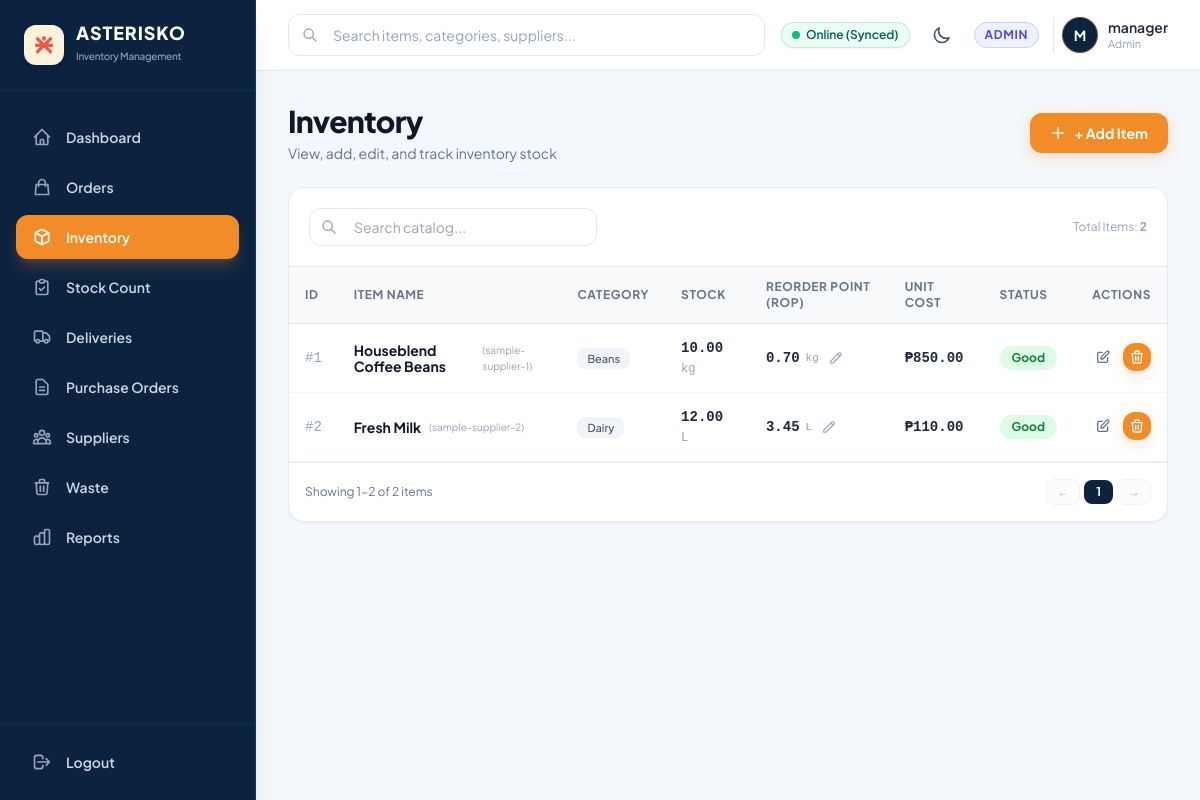
Screenshot of /pages/manage_items.php (signed in) with the database file from the repository.
### pages/manage_items.php (the view, shortened to what this page needs)
<?php
require_once __DIR__ . '/../config/db.php';
$items = $pdo->query("
    SELECT si.*, si.NAME AS NAME, si.NAME AS name, s.NAME AS supplier_name
    FROM stock_items si
    LEFT JOIN suppliers s ON s.id = si.supplier_id
    ORDER BY si.is_active DESC, si.category, si.NAME
")->fetchAll(PDO::FETCH_ASSOC);
?>
<!DOCTYPE html>
<html lang="en">
<head>
    <?php require_once __DIR__ . '/../includes/head.php'; ?>
</head>
<body class="bg-[#F4F7FB] dark:bg-[#071526] text-slate-800 dark:text-slate-100 min-h-screen">
    <?php require_once __DIR__ . '/../includes/sidebar.php'; ?>
    <div class="lg:pl-64 flex flex-col min-h-screen">
        <?php require_once __DIR__ . '/../includes/topbar.php'; ?>
        <main class="flex-1 p-4 sm:p-6 lg:p-8 space-y-6 max-w-7xl w-full mx-auto">
            <div class="flex flex-col sm:flex-row sm:items-center sm:justify-between gap-4">
                <div>
                    <h1 class="text-2xl sm:text-3xl font-extrabold text-slate-900 dark:text-white tracking-tight">Inventory</h1>
                    <p class="text-sm text-slate-500 dark:text-slate-400 mt-1">View, add, edit, and track inventory stock</p>
                </div>
                <button onclick="openCreateModal()" class="btn-primary inline-flex items-center gap-2 px-5 py-2.5 rounded-xl text-sm font-bold shadow-md">
                    <svg class="w-4 h-4" fill="none" stroke="currentColor" viewBox="0 0 24 24"><path stroke-linecap="round" stroke-linejoin="round" stroke-width="2" d="M12 4v16m8-8H4"/></svg>
                    <span>+ Add Item</span>
                </button>
            </div>
            <div class="bg-white dark:bg-[#0C2340] rounded-2xl shadow-sm border border-slate-200/80 dark:border-[#15345C] overflow-hidden">
                <div class="p-4 sm:p-5 border-b border-slate-200 dark:border-[#15345C] flex flex-col sm:flex-row justify-between items-center gap-3">
                    <div class="relative w-full sm:w-72">
                        <div class="absolute inset-y-0 left-0 pl-3 flex items-center pointer-events-none text-slate-400">
                        </div>
                        <input type="text" id="item-search" placeholder="Search catalog..."
                               class="w-full !pl-10 !pr-4 py-2 bg-slate-50 dark:bg-[#07172C] text-xs rounded-xl border border-slate-200 dark:border-[#173863] focus:outline-none focus:border-[#F28C28] has-icon-left">
                    </div>
                    <span class="text-xs text-slate-400">Total Items: <b><?= count($items) ?></b></span>
                </div>
                <div class="overflow-x-auto">
                    <table class="w-full text-xs text-left" id="items-table">
                        <thead>
                            <tr>
                                <th>ID</th>
                                <th>Item Name</th>
                                <th>Category</th>
                                <th>Stock</th>
                                <th>Reorder Point (ROP)</th>
                                <th>Unit Cost</th>
                                <th>Status</th>
                                <th class="text-right">Actions</th>
                            </tr>
                        </thead>
                        <tbody>
                            <?php foreach ($items as $item):
                                $isLow = (float)$item['quantity'] <= (float)$item['reorder_point'];
                            ?>
                            <tr class="<?= !$item['is_active'] ? 'opacity-50 bg-slate-50 dark:bg-slate-900/30' : '' ?>">
                                <td class="font-mono text-slate-400">#<?= $item['id'] ?></td>
                                <td class="font-bold text-slate-900 dark:text-white">
                                    <div class="flex items-center gap-2">
                                        <span><?= htmlspecialchars($item['NAME'] ?? $item['name']) ?></span>
                                        <?php if (!empty($item['supplier_name'])): ?>
                                            <span class="text-[10px] text-slate-400 font-normal">(<?= htmlspecialchars($item['supplier_name']) ?>)</span>
                                        <?php endif; ?>
                                    </div>
                                </td>
                                <td>
                                    <span class="px-2.5 py-1 rounded-lg bg-slate-100 dark:bg-[#132E52] text-slate-600 dark:text-slate-300 text-[11px] font-medium">
                                        <?= htmlspecialchars($item['category']) ?>
                                    </span>
                                </td>
                                <td class="font-mono font-bold text-sm">
                                    <?= number_format($item['quantity'], 2) ?> <span class="text-xs font-normal text-slate-400"><?= htmlspecialchars($item['unit']) ?></span>
                                </td>
                                <td class="font-mono">
                                    <div class="inline-flex items-center gap-1.5 group">
                                        <span class="font-bold text-slate-800 dark:text-slate-200"><?= number_format($item['reorder_point'], 2) ?></span>
                                        <span class="text-[11px] text-slate-400"><?= htmlspecialchars($item['unit']) ?></span>
                                        <button type="button"
                                                onclick='openQuickRopModal(<?= $item['id'] ?>, "<?= addslashes(htmlspecialchars($item['NAME'] ?? $item['name'])) ?>", <?= (float)$item['reorder_point'] ?>, "<?= addslashes(htmlspecialchars($item['unit'])) ?>")'
                                                class="p-1 rounded text-slate-400 hover:text-[#F28C28] hover:bg-orange-50 dark:hover:bg-[#132E52] transition-colors" title="Change Reorder Point (ROP)">
                                            <svg class="w-3.5 h-3.5" fill="none" stroke="currentColor" viewBox="0 0 24 24"><path stroke-linecap="round" stroke-linejoin="round" stroke-width="2" d="M15.232 5.232l3.536 3.536m-2.036-5.036a2.5 2.5 0 113.536 3.536L6.5 21.036H3v-3.572L16.732 3.732z"/></svg>
                                        </button>
                                    </div>
                                </td>
                                <td class="font-mono font-semibold">
                                    ₱<?= number_format($item['unit_cost'], 2) ?>
                                </td>
                                <td>
                                    <?php if (!$item['is_active']): ?>
                                        <span class="badge-danger">Inactive</span>
                                    <?php elseif ($isLow): ?>
                                        <span class="badge-low">Low Stock</span>
                                    <?php else: ?>
                                        <span class="badge-good">Good</span>
                                    <?php endif; ?>
                                </td>
                                <td class="text-right">
                                    <div class="inline-flex items-center gap-1.5">
                                        <button type="button"
                                                onclick='openEditModal(<?= json_encode($item) ?>)'
                                                class="p-1.5 rounded-lg text-slate-500 hover:text-[#F28C28] hover:bg-orange-50 dark:hover:bg-[#132E52] transition-colors" title="Edit Item">
                                            <svg class="w-4 h-4" fill="none" stroke="currentColor" viewBox="0 0 24 24"><path stroke-linecap="round" stroke-linejoin="round" stroke-width="2" d="M11 5H6a2 2 0 00-2 2v11a2 2 0 002 2h11a2 2 0 002-2v-5m-1.414-9.414a2 2 0 112.828 2.828L11.828 15H9v-2.828l8.586-8.586z"/></svg>
                                        </button>
                                        <form method="POST" class="inline" onsubmit="return confirm('Change active status for this item?');">
                                            <button type="submit" class="p-1.5 rounded-lg text-slate-400 hover:text-rose-500 hover:bg-rose-50 dark:hover:bg-rose-950/30 transition-colors" title="<?= $item['is_active'] ? 'Deactivate' : 'Reactivate' ?>">
                                                <svg class="w-4 h-4" fill="none" stroke="currentColor" viewBox="0 0 24 24"><path stroke-linecap="round" stroke-linejoin="round" stroke-width="2" d="M19 7l-.867 12.142A2 2 0 0116.138 21H7.862a2 2 0 01-1.995-1.858L5 7m5 4v6m4-6v6m1-10V4a1 1 0 00-1-1h-4a1 1 0 00-1 1v3M4 7h16"/></svg>
                                            </button>
                                        </form>
                                    </div>
                                </td>
                            </tr>
                            <?php endforeach; ?>
                        </tbody>
                    </table>
                </div>
                <div class="p-4 border-t border-slate-200 dark:border-[#15345C] flex flex-col sm:flex-row justify-between items-center text-xs text-slate-500 gap-2">
                    <span>Showing 1-<?= count($items) ?> of <?= count($items) ?> items</span>
                    <div class="inline-flex items-center gap-1">
                        <button class="px-2.5 py-1 rounded-lg border border-slate-200 dark:border-[#173863] bg-slate-50 dark:bg-[#07172C] disabled:opacity-50" disabled>&larr;</button>
                        <span class="px-3 py-1 rounded-lg bg-[#0C2340] dark:bg-[#132E52] text-white font-bold">1</span>
                        <button class="px-2.5 py-1 rounded-lg border border-slate-200 dark:border-[#173863] bg-slate-50 dark:bg-[#07172C] disabled:opacity-50" disabled>&rarr;</button>
                    </div>
                </div>
            </div>
        </main>
    </div>
</body>
</html>

### assets/app-enhancements.css (style rules this page uses)
:root { --asterisko-navy: #0C2340; --asterisko-navy-dark: #071526; --asterisko-navy-light: #132E52; --asterisko-navy-border: #1B3F6E; --asterisko-orange: #F28C28; --asterisko-orange-hover: #E07B18; --asterisko-orange-light: #FFF0DB; --asterisko-orange-glow: rgba(242, 140, 40, 0.22); --asterisko-bg: #F4F7FB; --asterisko-card: #FFFFFF; --asterisko-border: #E2E8F0; --asterisko-text: #1E293B; --asterisko-muted: #64748B; --asterisko-success-bg: #DCFCE7; --asterisko-success-text: #15803D; --asterisko-warning-bg: #FFF0DB; --asterisko-warning-text: #C26100; --asterisko-danger-bg: #FEE2E2; --asterisko-danger-text: #B91C1C; --asterisko-radius: 14px; --asterisko-shadow: 0 4px 20px rgba(12, 35, 64, 0.05); --asterisko-shadow-hover: 0 8px 24px rgba(12, 35, 64, 0.1); }
html { font-family: 'Plus Jakarta Sans', system-ui, -apple-system, sans-serif; scroll-behavior: smooth; -webkit-tap-highlight-color: transparent; }
button, select, input, a, .drink-card { touch-action: manipulation; }
body { background-color: var(--asterisko-bg); color: var(--asterisko-text); min-height: 100vh; }
.btn-primary, button[type="submit"]:not(.btn-secondary):not(.btn-danger) { background-color: #F28C28 !important; color: #FFFFFF !important; font-weight: 700 !important; border-radius: 12px !important; box-shadow: 0 4px 14px rgba(242, 140, 40, 0.25) !important; transition: all 0.2s ease !important; }
.badge-good, .badge-active, .badge-confirmed { background-color: #DCFCE7 !important; color: #15803D !important; font-weight: 700; font-size: 0.75rem; padding: 0.25rem 0.75rem; border-radius: 9999px; display: inline-flex; align-items: center; }
table { border-collapse: separate; border-spacing: 0; width: 100%; }
table thead th { background-color: #F8FAFC !important; color: #64748B !important; font-weight: 700 !important; font-size: 0.75rem !important; text-transform: uppercase !important; letter-spacing: 0.05em !important; border-bottom: 1px solid #E2E8F0 !important; padding: 12px 16px !important; }
table tbody td { padding: 14px 16px !important; border-bottom: 1px solid #F1F5F9 !important; font-size: 0.875rem !important; }
table tbody tr { transition: background-color 0.15s ease; }
input[type="text"], input[type="number"], input[type="email"], input[type="password"], input[type="date"], select, textarea { border-radius: 12px; border: 1px solid #E2E8F0; padding: 0.625rem 1rem; font-size: 0.875rem; background-color: #FFFFFF; color: #1E293B; transition: border-color 0.15s ease, box-shadow 0.15s ease; }
input.has-icon-left, input[class*="pl-10"], input[class*="pl-11"], input[class*="pl-12"] { padding-left: 2.75rem !important; }

### rows the page displays
stock_items: id "1", NAME "Houseblend Coffee Beans", supplier.NAME "sample-supplier-1", category "Beans", quantity "10.00", unit "kg", reorder_point "0.70", unit_cost "850.00", is_active "Good"
stock_items: id "2", NAME "Fresh Milk", supplier.NAME "sample-supplier-2", category "Dairy", quantity "12.00", unit "L", reorder_point "3.45", unit_cost "110.00", is_active "Good"

### other values shown
$currentUserRole "ADMIN"
substr($currentUsername, 0, 1) "M"
$currentUsername "manager"
$currentUserRole "Admin"
count($items) "2"
